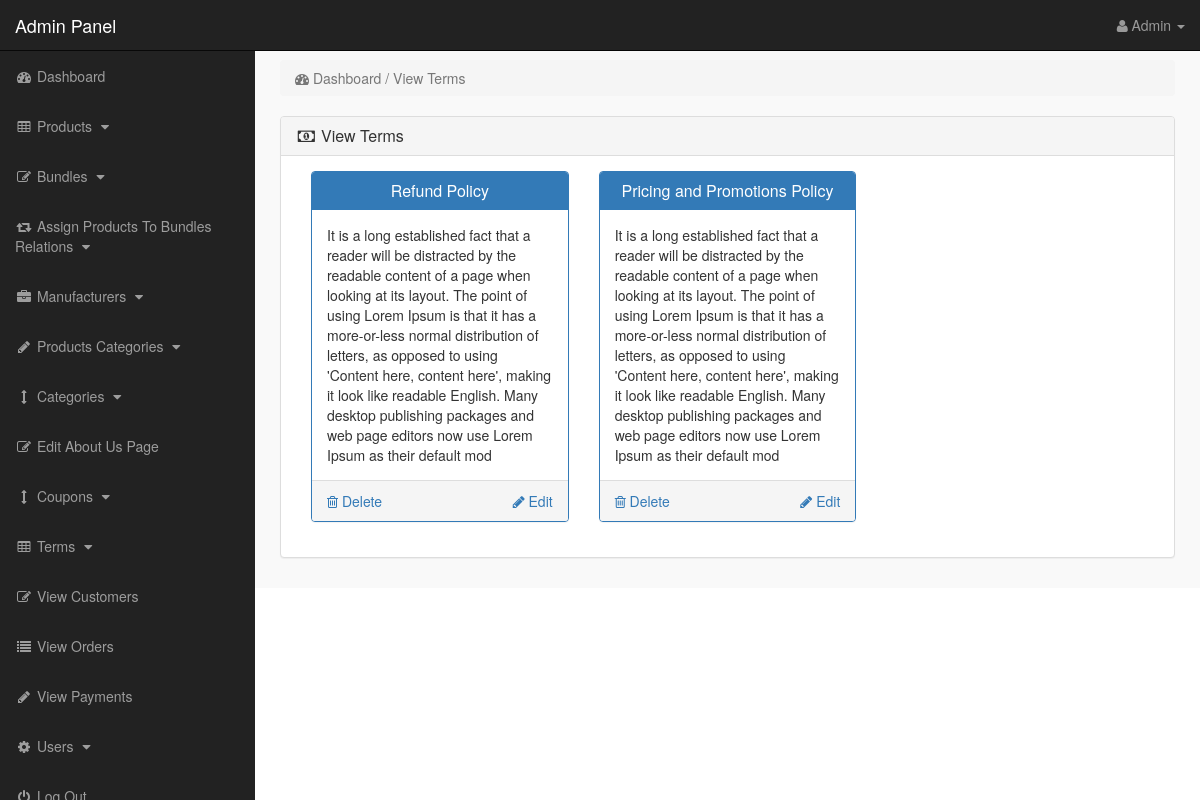
Screenshot of /admin_area/index.php?view_terms (signed in) with the database file from the repository.
### tables this page shows
CREATE TABLE `terms` (
  `term_id` int(10) NOT NULL,
  `term_title` varchar(100) NOT NULL,
  `term_link` varchar(100) NOT NULL,
  `term_desc` text NOT NULL
);

### admin_area/view_terms.php (the view)
<?php
if(!isset($_SESSION['admin_email'])){
echo "<script>window.open('login.php','_self')</script>";
}
else {
?>
<div class="row">
<div class="col-lg-12">
<ol class="breadcrumb" >
<li class="active" >
<i class="fa fa-dashboard"></i> Dashboard / View Terms
</li>
</ol>
</div>
</div>
<div class="row">
<div class="col-lg-12">
<div class="panel panel-default">
<div class="panel-heading">
<h3 class="panel-title">
<i class="fa fa-money fa-fw"></i> View Terms
</h3>
</div>
<div class="panel-body">
<?php
$get_terms = "select * from terms";
$run_terms = mysqli_query($con,$get_terms);
while($row_terms = mysqli_fetch_array($run_terms)){
$term_id = $row_terms['term_id'];
$term_title = $row_terms['term_title'];
$term_desc = substr($row_terms['term_desc'],0,400);
?>
<div class="col-lg-4 col-md-4">
<div class="panel panel-primary">
<div class="panel-heading">
<h3 class="panel-title" align="center">
<?php echo $term_title; ?>
</h3>
</div>
<div class="panel-body">
<?php echo $term_desc; ?>
</div>
<div class="panel-footer">
<a href="index.php?delete_term=<?php echo $term_id; ?>" class="pull-left">
<i class="fa fa-trash-o"></i> Delete
</a>
<a href="index.php?edit_term=<?php echo $term_id; ?>" class="pull-right">
<i class="fa fa-pencil"></i> Edit
</a>
<div class="clearfix"> </div>
</div>
</div>
</div>
<?php } ?>
</div>
</div>
</div>
</div>
<?php } ?>

### admin_area/includes/sidebar.php (shortened to what this page needs)
<?php
if(!isset($_SESSION['admin_email'])){
echo "<script>window.open('login.php','_self')</script>";
}
else {
?>
<nav class="navbar navbar-inverse navbar-fixed-top" >
<div class="navbar-header" >
<a class="navbar-brand" href="index.php?dashboard" >Admin Panel</a>
</div>
<ul class="nav navbar-right top-nav" >
<li class="dropdown" >
<a href="#" class="dropdown-toggle" data-toggle="dropdown" >
<i class="fa fa-user" ></i>
<?php echo $admin_name; ?> <b class="caret" ></b>
</a>
</li>
</ul>
<div class="collapse navbar-collapse navbar-ex1-collapse">
<ul class="nav navbar-nav side-nav">
<li>
<a href="index.php?dashboard">
<i class="fa fa-fw fa-dashboard"></i> Dashboard
</a>
</li>
<li>
<a href="#" data-toggle="collapse" data-target="#products">
<i class="fa fa-fw fa-table"></i> Products
<i class="fa fa-fw fa-caret-down"></i>
</a>
</li>
<li>
<a href="#" data-toggle="collapse" data-target="#bundles">
<i class="fa fa-fw fa-edit"></i> Bundles
<i class="fa fa-fw fa-caret-down"></i>
</a>
</li>
<li>
<a href="#" data-toggle="collapse" data-target="#relations">
<i class="fa fa-fw fa-retweet"></i> Assign Products To Bundles Relations
<i class="fa fa-fw fa-caret-down"></i>
</a>
</li>
<li>
<a href="#" data-toggle="collapse" data-target="#manufacturers">
<i class="fa fa-fw fa-briefcase"></i> Manufacturers
<i class="fa fa-fw fa-caret-down"></i>
</a>
</li>
<li>
<a href="#" data-toggle="collapse" data-target="#p_cat">
<i class="fa fa-fw fa-pencil"></i> Products Categories
<i class="fa fa-fw fa-caret-down"></i>
</a>
</li>
<li>
<a href="#" data-toggle="collapse" data-target="#cat">
<i class="fa fa-fw fa-arrows-v"></i> Categories
<i class="fa fa-fw fa-caret-down"></i>
</a>
</li>
<li>
<a href="index.php?edit_about_us">
<i class="fa fa-fw fa-edit"></i> Edit About Us Page
</a>
</li>
<li>
<a href="#" data-toggle="collapse" data-target="#coupons">
<i class="fa fa-fw fa-arrows-v"></i> Coupons
<i class="fa fa-fw fa-caret-down"></i>
</a>
</li>
<li>
<a href="#" data-toggle="collapse" data-target="#terms" >
<i class="fa fa-fw fa-table"></i> Terms
<i class="fa fa-fw fa-caret-down"></i>
</a>
</li>
<li>
<a href="index.php?view_customers">
<i class="fa fa-fw fa-edit"></i> View Customers
</a>
</li>
<li>
<a href="index.php?view_orders">
<i class="fa fa-fw fa-list"></i> View Orders
</a>
</li>
<li>
<a href="index.php?view_payments">
<i class="fa fa-fw fa-pencil"></i> View Payments
</a>
</li>
<li>
<a href="#" data-toggle="collapse" data-target="#users">
<i class="fa fa-fw fa-gear"></i> Users
<i class="fa fa-fw fa-caret-down"></i>
</a>
</li>
<li>
<a href="logout.php">
<i class="fa fa-fw fa-power-off"></i> Log Out
</a>
</li>
</ul>
</div>
</nav>
<?php } ?>

### admin_area/css/style.css (style rules this page uses)
body { margin-top:100px; }
@media (min-width: 768px) { body { margin-top:50px; } }
.top-nav { padding:0 15px; }
.top-nav>li { display:inline-block; float:left; }
.top-nav>li>a { padding-top:15px; padding-bottom:15px; line-height:20px; color:#999; }
@media (min-width: 768px) { .side-nav { position:fixed; top:51px; width:255px; border-radius:0; overflow-y:auto; background-color: #222; bottom:0; overflow-x:hidden; padding-bottom:40px; } }
@media (min-width: 768px) { .side-nav>li>a { width:255px; } }
.panel-body { border-radius:5px; }

### rows the page displays
terms: term_title "Refund Policy", term_desc "It is a long established fact that a reader will be distracted by the readable content of a page when looking at its layout. The point of using Lorem Ipsum is that it has a more-or-less normal distribution of letters, as opposed to using 'Content here, content here', making it look like readable English. Many desktop publishing packages and web page editors now use Lorem Ipsum as their default mod"
terms: term_title "Pricing and Promotions Policy", term_desc "It is a long established fact that a reader will be distracted by the readable content of a page when looking at its layout. The point of using Lorem Ipsum is that it has a more-or-less normal distribution of letters, as opposed to using 'Content here, content here', making it look like readable English. Many desktop publishing packages and web page editors now use Lorem Ipsum as their default mod"

### other values shown
$admin_name "Admin"
